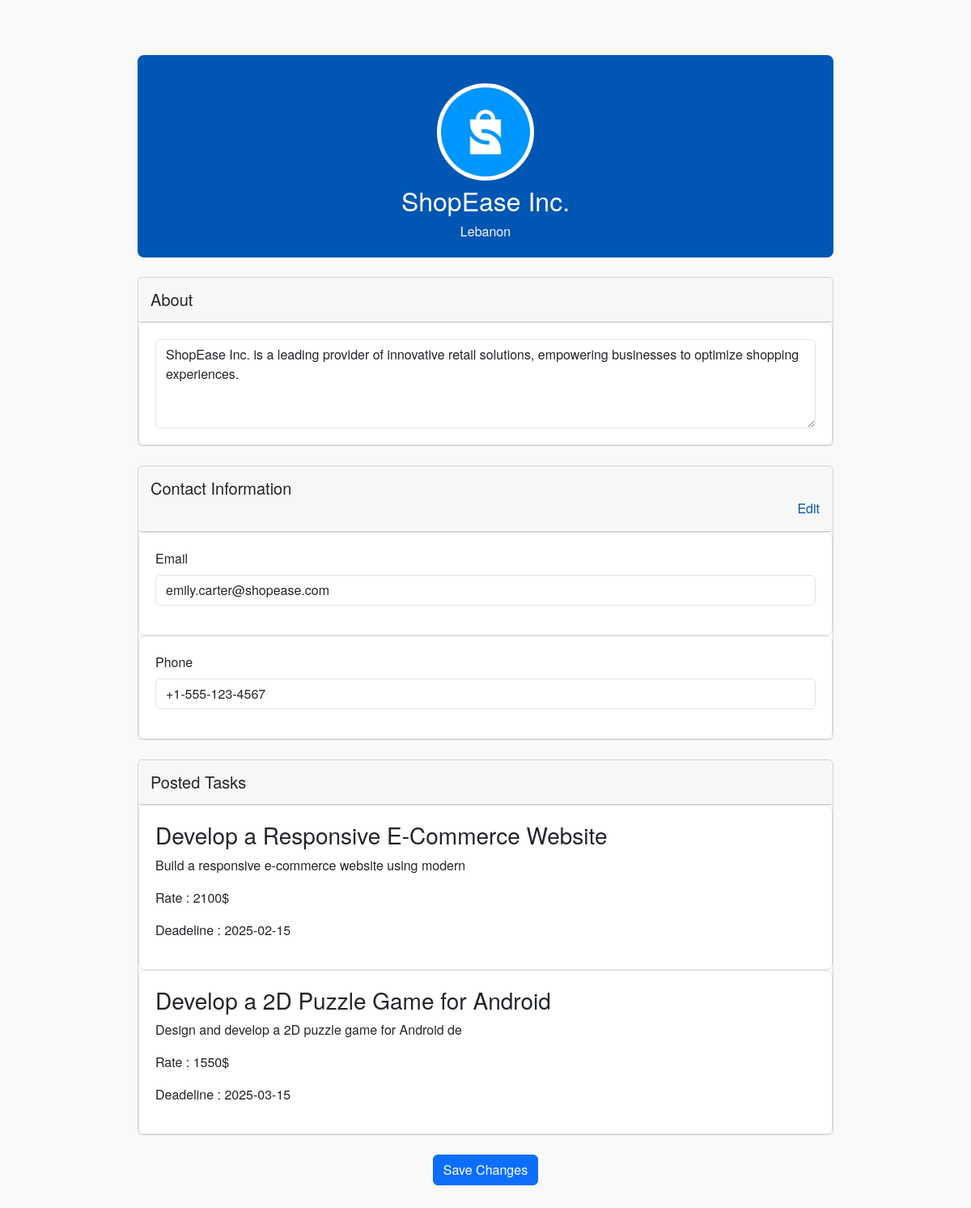
Screenshot of /profiles/orga/minepro.php?proid=2 (signed in) with the database file from the repository.
### tables this page shows
CREATE TABLE user (
    id INT(11) AUTO_INCREMENT PRIMARY KEY,
    name VARCHAR(25) NOT NULL,
    username VARCHAR(30) NOT NULL,
    email VARCHAR(30) NOT NULL,
    phone VARCHAR(100) NOT NULL,
    password VARCHAR(30) NOT NULL,
    country VARCHAR(30) NOT NULL,
    role INT(11) NOT NULL,
    link VARCHAR(500) NOT NULL,
    description TEXT NOT NULL,
    profilepic  VARCHAR(100),
    FOREIGN KEY (role) REFERENCES role(id) ON DELETE CASCADE ON UPDATE CASCADE
);

CREATE TABLE task (
    id INT(11) AUTO_INCREMENT PRIMARY KEY,
    name VARCHAR(100) NOT NULL,
    description TEXT NOT NULL,
    rate INT(11) NOT NULL,
    category_id INT(11) NOT NULL,
    company_id INT(11) NOT NULL,
    deadline DATE NOT NULL,
    FOREIGN KEY (category_id) REFERENCES categories(id) ON DELETE CASCADE ON UPDATE CASCADE,
    FOREIGN KEY (company_id) REFERENCES user(id) ON DELETE CASCADE ON UPDATE CASCADE
);

### profiles/orga/minepro.php (the view, shortened to what this page needs)
<link href="https://cdn.jsdelivr.net/npm/bootstrap@5.3.2/dist/css/bootstrap.min.css" rel="stylesheet">
<link rel="stylesheet" href="../profile.css">
<?php
if ($_SESSION['isLoggedin'] == 1) {
    if (isset($_GET['proid']) && !empty($_GET['proid'])) {
        require_once '../../connection.php';
        $id = $_GET['proid'];
        $query = "SELECT `id`, `name`, `username`, `email`, `phone`, `password`, `country`, `role`, `link`, `description` FROM `user` WHERE id= $id";
        $res = $conn->query($query);
        if ($res->num_rows != 1) {
            header('location:../../home.php?=id' . $_SESSION['user_id']);
        } else {
            $row = $res->fetch_assoc();
            $name = $row['name'];
            $nameParts = explode(' ', $name);
            $firstName = $nameParts[0];
        }
?>
        <div class="container mt-5">
            <div class="profile-header position-relative" style="height: 250px;">
                <div class="position-absolute top-50 start-50 translate-middle text-center edit-section">
                    <label for="profilePictureInput">
                        <img src="../images/<?= $firstName; ?>.jpg" alt="Profile Picture" class="profile-picture">
                    </label>
                </div>
                <div class="text-center mt-5 pt-5">
                    <h2 class="mt-4" id="fullName"><?= $row['name']; ?></h2>
                    <p class="mb-1 text-light"><i class="bi bi-geo-alt"></i> <span id="country"><?= $row['country']; ?></span></p>
                </div>
            </div>
            <div class="profile-content mt-4">
                <form id="editProfileForm" method="get">
                    <div class="card mb-4">
                        <div class="card-header">
                            <h5 class="mb-0">About</h5>
                        </div>
                        <div class="card-body">
                            <textarea class="form-control" name="description" id="bioInput" rows="4"><?= $row['description']; ?></textarea>
                        </div>
                    </div>
                    <div class="card mb-4">
                        <div class="card-header">
                            <h5 class="mb-0">Contact Information</h5>
                            <button type="button" class="btn btn-link p-0 float-end">Edit</button>
                        </div>
                        <div class="card-body">
                            <div class="mb-3">
                                <label for="emailInput" class="form-label">Email</label>
                                <input type="email" id="emailInput" name="email" class="form-control" value=<?= $row['email']; ?>>
                            </div>
                        </div>
                        <div class="card-body">
                            <div class="mb-3">
                                <label for="emailInput" class="form-label">Phone</label>
                                <input type="text" id="emailInput" name="phone" class="form-control" value=<?= $row['phone']; ?>>
                            </div>
                        </div>
                    </div>
                    <div class="card mb-4">
                        <div class="card-header">
                            <h5 class="mb-0">Posted Tasks</h5>
                        </div>
                        <?php
                        $taskquery = "SELECT `name`, `description`, `rate`, `deadline` FROM `task` WHERE company_id = $id";
                        $tasks = $conn->query($taskquery);
                        while ($row0 = $tasks->fetch_assoc()) {
                            $title = $row0['name'];
                            $des = $row0['description'];
                            $rate = $row0['rate'];
                            $date = $row0['deadline'];
                            echo '<div class="card-body">';
                            echo '<div class="mb-3">';
                            echo '<h3 class="card-title">' . $title . '</h3>';
                            echo '<p class="card-text"> ' . $des . '</p>';
                            echo '<p class="card-text">Rate : ' . $rate . '$</p>';
                            echo '<p class="card-text">Deadeline : ' . $date . '</p>';
                            echo ' </div>';
                            echo ' </div>';
                        }
                        ?>
                    </div>
                    <div class="text-center">
                        <button type="submit" class="btn btn-primary">Save Changes</button>
                    </div>
                </form>
            </div>
        </div>
<?php
    }
} else {
    header('location:../../index.php');
}
?>

### profiles/profile.css (style rules this page uses)
.profile-header { background-color: #0056b3; color: white; padding: 40px 20px; border-radius: 8px; text-align: center; position: relative; margin-bottom: 20px; }
.profile-picture { width: 120px; height: 120px; object-fit: cover; border: 5px solid white; border-radius: 50%; margin-top: -60px; cursor: pointer; transition: transform 0.2s ease-in-out; background-color: white; }
.card-header { background-color: #f7f7f7; border-bottom: 1px solid #ccc; padding: 15px; }
.card-body { padding: 20px; background-color: #ffffff; border: 1px solid #e0e0e0; border-radius: 8px; }
.btn-link { color: #0056b3; text-decoration: none; }
.container { max-width: 900px; margin: auto; padding: 20px; }

### rows the page displays
user: name "ShopEase Inc.", country "Lebanon", description "ShopEase Inc. is a leading provider of innovative retail solutions, empowering businesses to optimize shopping experiences.", email "emily.carter@shopease.com", phone "+1-555-123-4567"
task: name "Develop a Responsive E-Commerce Website", description "Build a responsive e-commerce website using modern", rate "2100", deadline "2025-02-15"
task: name "Develop a 2D Puzzle Game for Android", description "Design and develop a 2D puzzle game for Android de", rate "1550", deadline "2025-03-15"
